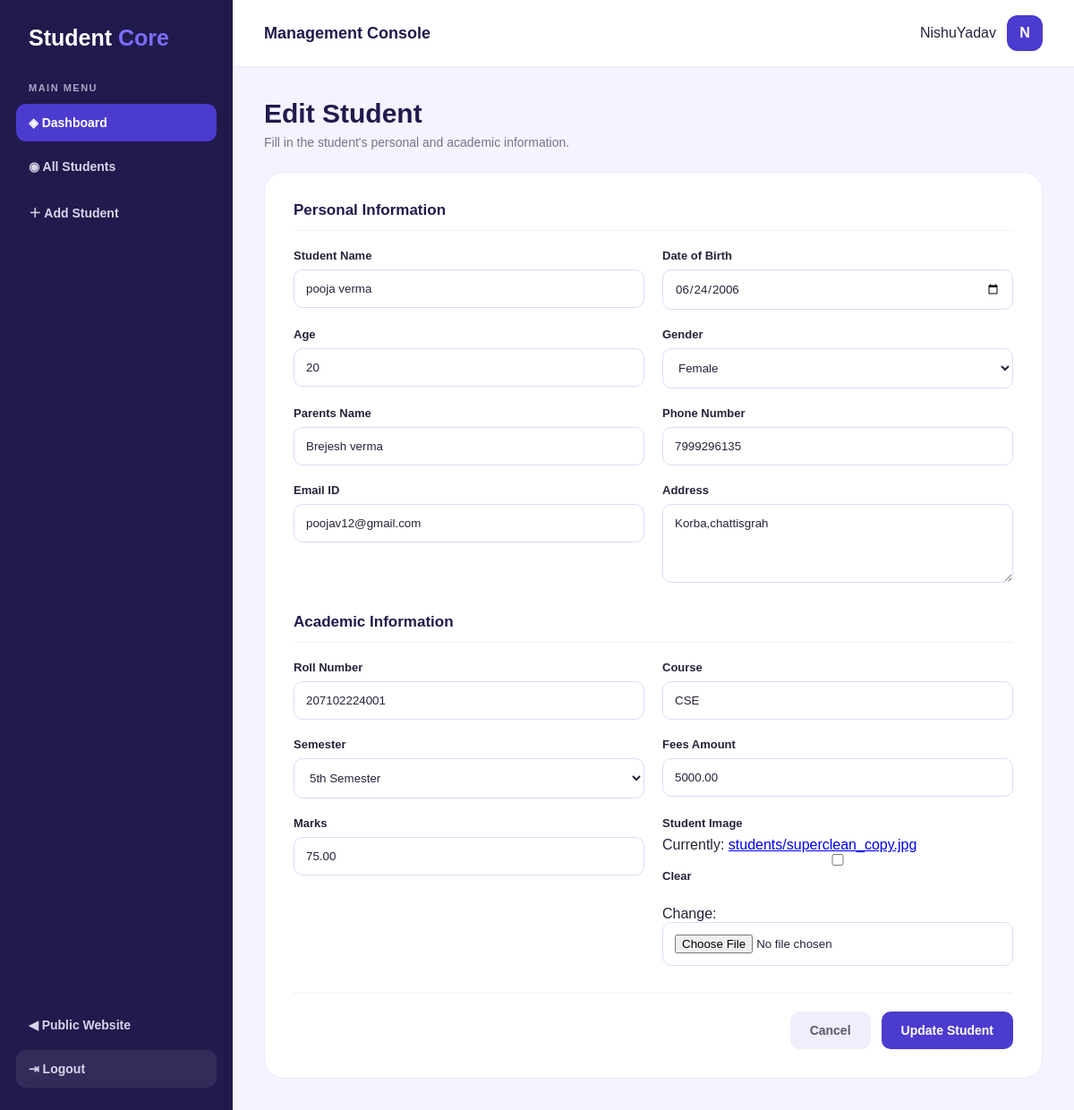
Page /students/2/edit/ (signed in) on the committed database.
### student/models.py (models this page shows, shortened)
class Student(models.Model):
    GENDER_CHOICES = [
        ('Male', 'Male'),
        ('Female', 'Female'),
        ('Other', 'Other'),
    ]
    SEMESTER_CHOICES = [
        ('1st', '1st Semester'),
        ('2nd', '2nd Semester'),
        ('3rd', '3rd Semester'),
        ('4th', '4th Semester'),
        ('5th', '5th Semester'),
        ('6th', '6th Semester'),
        ('7th', '7th Semester'),
        ('8th', '8th Semester'),
    ]
    name = models.CharField(
        max_length=150
    )
    date_of_birth = models.DateField()
    age = models.PositiveIntegerField()
    address = models.TextField()
    roll_no = models.CharField(
        max_length=50,
        unique=True
    )
    fees_amount = models.DecimalField(
        max_digits=10,
        decimal_places=2
    )
    parents_name = models.CharField(
        max_length=150
    )
    phone_no = models.CharField(
        max_length=15
    )
    email_id = models.EmailField()
    gender = models.CharField(
        max_length=10,
        choices=GENDER_CHOICES
    )
    course = models.CharField(
        max_length=100
    )
    semester = models.CharField(
        max_length=10,
        choices=SEMESTER_CHOICES
    )
    image = models.ImageField(
        upload_to='students/',
        blank=True,
        null=True
    )
    marks = models.DecimalField(
        max_digits=5,
        decimal_places=2
    )
    created_at = models.DateTimeField(
        auto_now_add=True
    )
    updated_at = models.DateTimeField(
        auto_now=True
    )

### student/views.py (the view)
# urls.py: path("students/<int:pk>/edit/", views.student_update, name="student_update"),
@login_required
def student_update(request, pk):
    student = get_object_or_404(
        Student,
        pk=pk
    )
    if request.method == "POST":
        form = StudentForm(
            request.POST,
            request.FILES,
            instance=student
        )
        if form.is_valid():
            form.save()
            return redirect(
                "student_detail",
                pk=student.pk
            )
    else:
        form = StudentForm(
            instance=student
        )
    return render(
        request,
        "student/student_form.html",
        {
            "form": form,
            "page_title": "Edit Student",
            "button_text": "Update Student",
        }
    )

### student/templates/student/student_form.html (shortened to what this page needs)
{% extends 'student/innerbase.html' %}
{% block content %}
<div class="form-header">
    <h1>
        {{ page_title }}
    </h1>
    <p>
        Fill in the student's personal and academic information.
    </p>
</div>
<div class="form-card">
    <form method="POST" enctype="multipart/form-data">
        <h2 class="section-title">
            Personal Information
        </h2>
        <div class="form-grid">
            <div class="field">
                <label>Student Name</label>
                {{ form.name }}
            </div>
            <div class="field">
                <label>Date of Birth</label>
                {{ form.date_of_birth }}
            </div>
            <div class="field">
                <label>Age</label>
                {{ form.age }}
            </div>
            <div class="field">
                <label>Gender</label>
                {{ form.gender }}
            </div>
            <div class="field">
                <label>Parents Name</label>
                {{ form.parents_name }}
            </div>
            <div class="field">
                <label>Phone Number</label>
                {{ form.phone_no }}
            </div>
            <div class="field">
                <label>Email ID</label>
                {{ form.email_id }}
            </div>
            <div class="field">
                <label>Address</label>
                {{ form.address }}
            </div>
        </div>
        <h2 class="section-title">
            Academic Information
        </h2>
        <div class="form-grid">
            <div class="field">
                <label>Roll Number</label>
                {{ form.roll_no }}
            </div>
            <div class="field">
                <label>Course</label>
                {{ form.course }}
            </div>
            <div class="field">
                <label>Semester</label>
                {{ form.semester }}
            </div>
            <div class="field">
                <label>Fees Amount</label>
                {{ form.fees_amount }}
            </div>
            <div class="field">
                <label>Marks</label>
                {{ form.marks }}
            </div>
            <div class="field">
                <label>Student Image</label>
                {{ form.image }}
            </div>
        </div>
        <div class="form-actions">
            <a href="{% url 'student_list' %}" class="cancel-btn">
                Cancel
            </a>
            <button type="submit" class="save-btn">
                {{ button_text }}
            </button>
        </div>
    </form>
</div>
{% endblock %}

### student/templates/student/innerbase.html (shortened to what this page needs)
<!DOCTYPE html>
<html lang="en">
<head>
</head>
<body>
<div class="dashboard-layout">
    <aside class="sidebar">
        <div class="sidebar-brand">
            Student <span>Core</span>
        </div>
        <div class="menu-label">
            MAIN MENU
        </div>
        <nav class="sidebar-menu">
            <a
                href="{% url 'dashboard' %}"
                class="active"
            >
                ◈
                Dashboard
            </a>
            <a href="{% url 'student_list' %}">
                ◉
                All Students
            </a>
            <a href="{% url 'student_create' %}">
                ＋
                Add Student
            </a>
        </nav>
        <div class="sidebar-bottom">
            <div class="sidebar-menu">
                <a href="{% url 'home' %}">
                    ◀
                    Public Website
                </a>
                <a
                    href="{% url 'logout' %}"
                    class="logout"
                >
                    ⇥
                    Logout
                </a>
            </div>
        </div>
    </aside>
    <div class="main-area">
        <header class="topbar">
            <div class="topbar-title">
                Management Console
            </div>
            <div class="user-box">
                <div>
                    {{ request.user.username }}
                </div>
                <div class="user-avatar">
                    {{ request.user.username|first|upper }}
                </div>
            </div>
        </header>
        <main class="content">
            {% block content %}
            {% endblock %}
        </main>
    </div>
</div>
</body>
</html>

### student/templates/student/innerbase.html (style rules this page uses)
* { margin: 0; padding: 0; box-sizing: border-box; }
body { font-family: Arial, Helvetica, sans-serif; background: #F5F3FF; color: #25233A; }
.dashboard-layout { min-height: 100vh; display: flex; }
.sidebar { width: 260px; background: #211A4C; color: #FFFFFF; position: fixed; left: 0; top: 0; bottom: 0; padding: 28px 18px; z-index: 100; }
.sidebar-brand { font-size: 25px; font-weight: 800; padding: 0 14px 35px; }
.sidebar-brand span { color: #7B6DFF; }
.menu-label { color: #AAA5C8; font-size: 11px; font-weight: 700; letter-spacing: 1.5px; padding: 0 14px; margin-bottom: 12px; }
.sidebar-menu { display: flex; flex-direction: column; gap: 7px; }
.sidebar-menu a { display: flex; align-items: center; gap: 13px; padding: 13px 14px; border-radius: 11px; color: #D8D4EC; text-decoration: none; font-size: 14px; font-weight: 600; transition: .3s; }
.sidebar-menu a:hover, .sidebar-menu a.active { background: #4C3BCF; color: #FFFFFF; }
.sidebar-bottom { position: absolute; bottom: 25px; left: 18px; right: 18px; }
.logout { background: rgba(255,255,255,.08); }
.main-area { margin-left: 260px; width: calc(100% - 260px); min-height: 100vh; }
.topbar { height: 75px; background: #FFFFFF; border-bottom: 1px solid #E9E5FF; display: flex; align-items: center; justify-content: space-between; padding: 0 35px; }
.topbar-title { font-size: 18px; font-weight: 800; color: #211A4C; }
.user-box { display: flex; align-items: center; gap: 12px; }
.user-avatar { width: 40px; height: 40px; border-radius: 12px; background: #4C3BCF; color: #FFFFFF; display: flex; align-items: center; justify-content: center; font-weight: 800; }
.content { padding: 35px; }

### student/templates/student/student_form.html (style rules this page uses)
.form-header { margin-bottom: 25px; }
.form-header h1 { color: #211A4C; font-size: 30px; margin-bottom: 7px; }
.form-header p { color: #77738B; font-size: 14px; }
.form-card { background: #FFFFFF; border: 1px solid #ECE9FF; border-radius: 22px; padding: 32px; }
.section-title { color: #211A4C; font-size: 17px; margin-bottom: 20px; padding-bottom: 12px; border-bottom: 1px solid #F0EEFA; }
.form-grid { display: grid; grid-template-columns: 1fr 1fr; gap: 20px; margin-bottom: 30px; }
.field label { display: block; color: #25233A; font-size: 13px; font-weight: 800; margin-bottom: 8px; }
.field input, .field select, .field textarea { width: 100%; border: 1px solid #DED9F5; border-radius: 10px; padding: 13px; font-family: inherit; color: #25233A; outline: none; background: #FFFFFF; }
.form-actions { display: flex; justify-content: flex-end; gap: 12px; padding-top: 20px; border-top: 1px solid #F0EEFA; }
.cancel-btn, .save-btn { padding: 13px 22px; border-radius: 10px; text-decoration: none; font-size: 14px; font-weight: 800; border: none; cursor: pointer; }
.cancel-btn { background: #F0EEFA; color: #5D596D; }
.save-btn { background: #4C3BCF; color: #FFFFFF; }

### rows in the picture
Student: name "pooja verma", date_of_birth "06/24/2006", age "20", gender "Female", parents_name "Brejesh verma", phone_no "7999296135", email_id "poojav12@gmail.com", address "Korba,chattisgrah", roll_no "207102224001", course "CSE", semester "5th Semester", fees_amount "5000.00", marks "75.00"

### other values in the picture
{{ request.user.username }} "NishuYadav"
{{ request.user.username|first|upper }} "N"
{{ page_title }} "Edit Student"
{{ button_text }} "Update Student"
